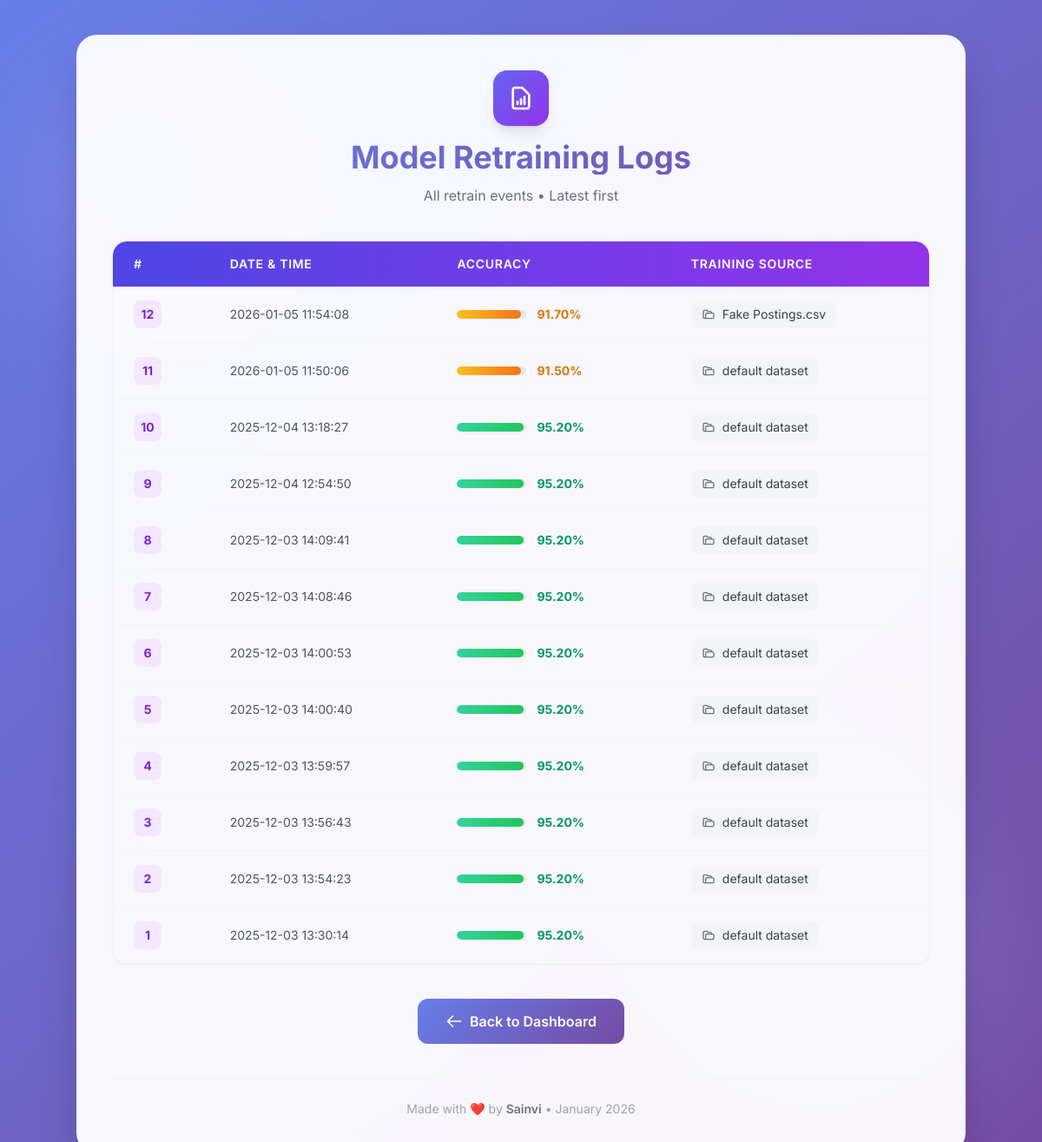
/retrain_logs (signed in), run on the app's committed database.
### tables this page shows
CREATE TABLE retrain_logs (
                id INTEGER PRIMARY KEY AUTOINCREMENT,
                accuracy REAL,
                training_source TEXT,
                timestamp DATETIME DEFAULT CURRENT_TIMESTAMP
            );

### app.py (the view)
@app.route('/retrain_logs')
def retrain_logs():
    if not session.get('admin'):
        return redirect('/admin_login')
    with sqlite3.connect(DB_NAME) as conn:
        conn.row_factory = sqlite3.Row
        cur = conn.cursor()
        cur.execute("SELECT id, timestamp, accuracy, training_source FROM retrain_logs ORDER BY id DESC")
        rows = cur.fetchall()
    return render_template('retrain_logs.html', rows=rows)

### templates/retrain_logs.html (shortened to what this page needs)
<!DOCTYPE html>
<html lang="en">
  <head>
    <script src="https://cdn.tailwindcss.com"></script>
  </head>
  <body class="min-h-screen p-4 sm:p-6 lg:p-10">
    <div class="fixed inset-0 overflow-hidden pointer-events-none">
    </div>
    <div class="relative max-w-5xl mx-auto">
      <div class="glass-card rounded-3xl shadow-2xl p-6 sm:p-10">
        <div class="text-center mb-10">
          <div
            class="inline-flex items-center justify-center w-16 h-16 rounded-2xl bg-gradient-to-br from-indigo-500 to-purple-600 shadow-lg mb-4"
          >
            <svg
              class="w-8 h-8 text-white"
              fill="none"
              stroke="currentColor"
              viewBox="0 0 24 24"
            >
              <path
                stroke-linecap="round"
                stroke-linejoin="round"
                stroke-width="2"
                d="M9 17v-2m3 2v-4m3 4v-6m2 10H7a2 2 0 01-2-2V5a2 2 0 012-2h5.586a1 1 0 01.707.293l5.414 5.414a1 1 0 01.293.707V19a2 2 0 01-2 2z"
              ></path>
            </svg>
          </div>
          <h1 class="text-3xl sm:text-4xl font-bold gradient-text mb-3">
            Model Retraining Logs
          </h1>
          <p class="text-gray-500">All retrain events • Latest first</p>
        </div>
        {% if rows|length > 0 %}
        <div
          class="overflow-x-auto rounded-2xl border border-gray-100 shadow-sm"
        >
          <table class="w-full">
            <thead>
              <tr
                class="bg-gradient-to-r from-indigo-600 to-purple-600 text-white"
              >
                <th
                  class="px-6 py-4 text-left font-semibold text-sm uppercase tracking-wider rounded-tl-2xl"
                >
                  #
                </th>
                <th
                  class="px-6 py-4 text-left font-semibold text-sm uppercase tracking-wider"
                >
                  Date & Time
                </th>
                <th
                  class="px-6 py-4 text-left font-semibold text-sm uppercase tracking-wider"
                >
                  Accuracy
                </th>
                <th
                  class="px-6 py-4 text-left font-semibold text-sm uppercase tracking-wider rounded-tr-2xl"
                >
                  Training Source
                </th>
              </tr>
            </thead>
            <tbody class="divide-y divide-gray-100">
              {% for row in rows %}
              <tr class="table-row-hover transition-colors duration-200">
                <td class="px-6 py-4">
                  <span
                    class="inline-flex items-center justify-center w-8 h-8 rounded-lg bg-purple-100 text-purple-700 font-bold text-sm"
                  >
                    {{ loop.revindex }}
                  </span>
                </td>
                <td class="px-6 py-4 text-gray-600 text-sm">
                  {{ row.timestamp }}
                </td>
                <td class="px-6 py-4">
                  <div class="flex items-center gap-3">
                    <div
                      class="w-20 h-2.5 bg-gray-200 rounded-full overflow-hidden"
                    >
                      <div
                        class="h-full rounded-full {% if row.accuracy >= 95 %}bg-gradient-to-r from-emerald-400 to-green-500{% elif row.accuracy >= 90 %}bg-gradient-to-r from-amber-400 to-orange-500{% else %}bg-gradient-to-r from-red-400 to-rose-500{% endif %}"
                        style="width: {{ row.accuracy }}%"
                      ></div>
                    </div>
                    <span
                      class="font-bold text-sm {% if row.accuracy >= 95 %}text-emerald-600{% elif row.accuracy >= 90 %}text-amber-600{% else %}text-red-600{% endif %}"
                    >
                      {{ "%.2f" % row.accuracy }}%
                    </span>
                  </div>
                </td>
                <td class="px-6 py-4">
                  <span
                    class="inline-flex items-center gap-2 px-3 py-1.5 rounded-lg bg-gray-100 text-gray-700 text-sm"
                  >
                    <svg
                      class="w-4 h-4 text-gray-500"
                      fill="none"
                      stroke="currentColor"
                      viewBox="0 0 24 24"
                    >
                      <path
                        stroke-linecap="round"
                        stroke-linejoin="round"
                        stroke-width="2"
                        d="M5 19a2 2 0 01-2-2V7a2 2 0 012-2h4l2 2h4a2 2 0 012 2v1M5 19h14a2 2 0 002-2v-5a2 2 0 00-2-2H9a2 2 0 00-2 2v5a2 2 0 01-2 2z"
                      ></path>
                    </svg>
                    {{ row.training_source }}
                  </span>
                </td>
              </tr>
              {% endfor %}
            </tbody>
          </table>
        </div>
        {% endif %}
        <div class="text-center mt-10">
          <a
            href="/admin_dashboard"
            class="inline-flex items-center justify-center gap-2 btn-gradient text-white px-8 py-3.5 rounded-xl font-semibold"
          >
            <svg
              class="w-5 h-5"
              fill="none"
              stroke="currentColor"
              viewBox="0 0 24 24"
            >
              <path
                stroke-linecap="round"
                stroke-linejoin="round"
                stroke-width="2"
                d="M10 19l-7-7m0 0l7-7m-7 7h18"
              ></path>
            </svg>
            Back to Dashboard
          </a>
        </div>
        <footer class="text-center mt-10 pt-6 border-t border-gray-100">
          <p class="text-gray-400 text-sm">
            Made with <span class="text-red-400">❤️</span> by
            <span class="font-semibold text-gray-500">Sainvi</span> • January
            2026
          </p>
        </footer>
      </div>
    </div>
  </body>
</html>

### templates/retrain_logs.html (style rules this page uses)
body { font-family: "Inter", sans-serif; background: linear-gradient(135deg, #667eea 0%, #764ba2 100%); background-attachment: fixed; }
.glass-card { background: rgba(255, 255, 255, 0.95); backdrop-filter: blur(20px); -webkit-backdrop-filter: blur(20px); border: 1px solid rgba(255, 255, 255, 0.3); }
.gradient-text { background: linear-gradient(135deg, #667eea 0%, #764ba2 100%); -webkit-background-clip: text; -webkit-text-fill-color: transparent; background-clip: text; }
.btn-gradient { background: linear-gradient(135deg, #667eea 0%, #764ba2 100%); transition: all 0.3s ease; }

### data on the page
retrain_logs: timestamp "2026-01-05 11:54:08", accuracy "91.70", training_source "Fake Postings.csv"
retrain_logs: timestamp "2026-01-05 11:50:06", accuracy "91.50", training_source "default dataset"
retrain_logs: timestamp "2025-12-04 13:18:27", accuracy "95.20", training_source "default dataset"
retrain_logs: timestamp "2025-12-04 12:54:50", accuracy "95.20", training_source "default dataset"
retrain_logs: timestamp "2025-12-03 14:09:41", accuracy "95.20", training_source "default dataset"
retrain_logs: timestamp "2025-12-03 14:08:46", accuracy "95.20", training_source "default dataset"
retrain_logs: timestamp "2025-12-03 14:00:53", accuracy "95.20", training_source "default dataset"
retrain_logs: timestamp "2025-12-03 14:00:40", accuracy "95.20", training_source "default dataset"
retrain_logs: timestamp "2025-12-03 13:59:57", accuracy "95.20", training_source "default dataset"
retrain_logs: timestamp "2025-12-03 13:56:43", accuracy "95.20", training_source "default dataset"
retrain_logs: timestamp "2025-12-03 13:54:23", accuracy "95.20", training_source "default dataset"
retrain_logs: timestamp "2025-12-03 13:30:14", accuracy "95.20", training_source "default dataset"
